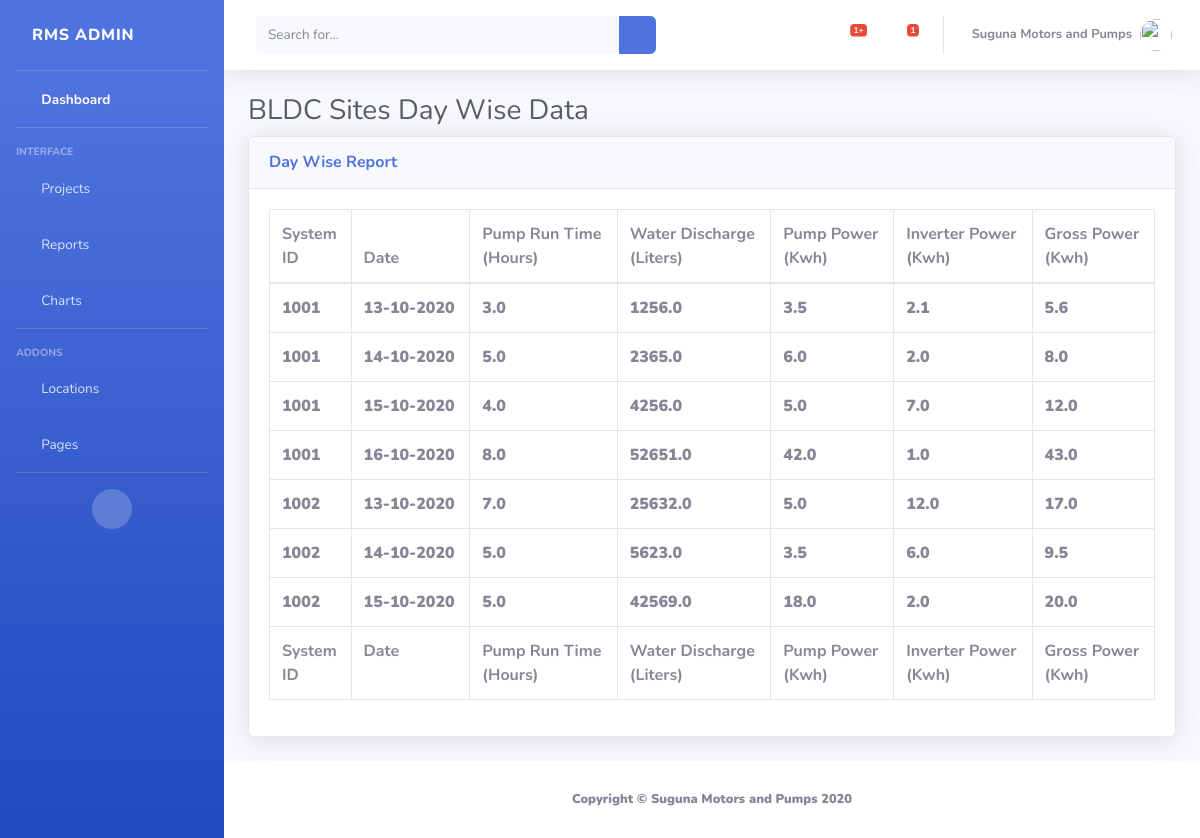
Before: /dayReport/ with the older database file.
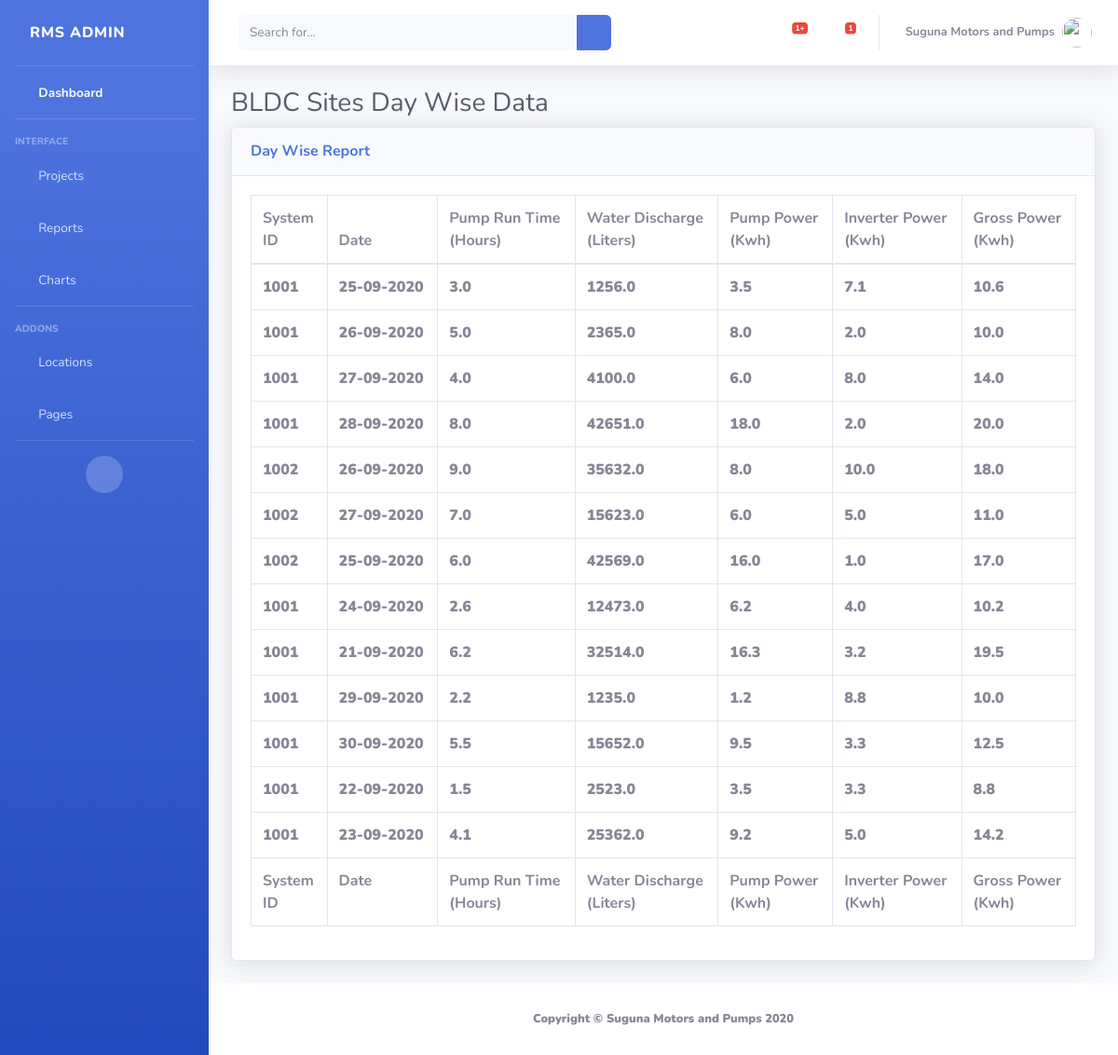
After: the same page with the newer database file.
### rms/models.py (models this page shows, shortened)
class dd(models.Model):
	Project = models.CharField(max_length=50,null=True,blank=True)
	System_RID_No = models.CharField(max_length=30,null=True,blank=True)
	Date = models.DateField(null=True,blank=True)
	RunTime_Hrs = models.FloatField(null=True,blank=True)
	Water_Discharge_Lts = models.FloatField(null=True,blank=True)
	Pump_Consumption_KWH = models.FloatField(null=True,blank=True)
	Inverter_Input_KWH = models.FloatField(null=True,blank=True)
	Inverter_Output_KWH = models.FloatField(null=True,blank=True)
	Total_KWH_Generation = models.FloatField(null=True,blank=True)
	Gross_KWH = models.FloatField(null=True,blank=True)

### rms/views.py (the view)
# urls.py: path('dayReport/', views.dayR, name='dayRep'),
def dayR(request):
	table_data = dd.objects.all()
	return render(request, 'dayR.html', {'table_data': table_data})

### templates/dayR.html (shortened to what this page needs)
<!DOCTYPE html>
{% load static %}
<html lang="en">
<head>
  <link href="{% static 'vendor/fontawesome-free/css/all.min.css' %}" rel="stylesheet" type="text/css">
  <link href="{% static 'css/sb-admin-2.min.css' %}" rel="stylesheet">
  <link href="{% static 'vendor/datatables/dataTables.bootstrap4.min.css' %}" rel="stylesheet">
</head>
<body id="page-top">
  <div id="wrapper">
    <ul class="navbar-nav bg-gradient-primary sidebar sidebar-dark accordion" id="accordionSidebar">
      <a class="sidebar-brand d-flex align-items-center justify-content-left" href="{% url 'home' %}">
        <div class="sidebar-brand-text mx-3">RMS Admin</div>
      </a>
      <hr class="sidebar-divider my-0">
      <li class="nav-item active">
        <a class="nav-link" href="{% url 'home' %}">
          <i class="fas fa-fw fa-tachometer-alt"></i>
          <span>Dashboard</span></a>
      </li>
      <hr class="sidebar-divider">
      <div class="sidebar-heading">
        Interface
      </div>
      <li class="nav-item">
        <a class="nav-link collapsed" href="#" data-toggle="collapse" data-target="#collapseTwo" aria-expanded="true" aria-controls="collapseTwo">
          <i class="fas fa-fw fa-cog"></i>
          <span>Projects</span>
        </a>
      </li>
      <li class="nav-item">
        <a class="nav-link collapsed" href="#" data-toggle="collapse" data-target="#collapseNew" aria-expanded="true" aria-controls="collapseNew">
          <i class="fas fa-fw fa-table"></i>
          <span>Reports</span>
        </a>
      </li>
      <li class="nav-item">
        <a class="nav-link" href="#">
          <i class="fas fa-fw fa-chart-area"></i>
          <span>Charts</span></a>
      </li>
      <hr class="sidebar-divider">
      <div class="sidebar-heading">
        Addons
      </div>
      <li class="nav-item">
        <a class="nav-link collapsed" href="#" data-toggle="collapse" data-target="#collapseUtilities" aria-expanded="true" aria-controls="collapseUtilities">
          <i class="fas fa-fw fa-wrench"></i>
          <span>Locations</span>
        </a>
      </li>
      <li class="nav-item">
        <a class="nav-link collapsed" href="#" data-toggle="collapse" data-target="#collapsePages" aria-expanded="true" aria-controls="collapsePages">
          <i class="fas fa-fw fa-folder"></i>
          <span>Pages</span>
        </a>
      </li>
      <hr class="sidebar-divider d-none d-md-block">
      <div class="text-center d-none d-md-inline">
        <button class="rounded-circle border-0" id="sidebarToggle"></button>
      </div>
    </ul>
    <div id="content-wrapper" class="d-flex flex-column">
      <div id="content">
        <nav class="navbar navbar-expand navbar-light bg-white topbar mb-4 static-top shadow">
          <form action="{% url 'searchid' %}" class="d-none d-sm-inline-block form-inline mr-auto ml-md-3 my-2 my-md-0 mw-100 navbar-search" method="POST">
            <div class="input-group">
              <input type="search" class="form-control bg-light border-0 small" placeholder="Search for..." aria-label="Search" aria-describedby="basic-addon2" name='idno'>
              <div class="input-group-append">
                <button class="btn btn-primary" type="submit">
                  <i class="fas fa-search fa-sm"></i>
                </button>
              </div>
            </div>
          </form>
          <ul class="navbar-nav ml-auto">
            <li class="nav-item dropdown no-arrow mx-1">
              <a class="nav-link dropdown-toggle" href="#" id="alertsDropdown" role="button" data-toggle="dropdown" aria-haspopup="true" aria-expanded="false">
                <i class="fas fa-bell fa-fw"></i>
                <span class="badge badge-danger badge-counter">1+</span>
              </a>
            </li>
            <li class="nav-item dropdown no-arrow mx-1">
              <a class="nav-link dropdown-toggle" href="#" id="messagesDropdown" role="button" data-toggle="dropdown" aria-haspopup="true" aria-expanded="false">
                <i class="fas fa-envelope fa-fw"></i>
                <span class="badge badge-danger badge-counter">1</span>
              </a>
            </li>
            <li class="nav-item dropdown no-arrow">
              <a class="nav-link dropdown-toggle" href="#" id="userDropdown" role="button" data-toggle="dropdown" aria-haspopup="true" aria-expanded="false">
                <span class="mr-2 d-none d-lg-inline text-gray-600 small"><b>Suguna Motors and Pumps<b></span>
                <img class="img-profile rounded-circle" src="{% static 'img/pump.png' %}" >
              </a>
            </li>
          </ul>
        </nav>
        <div class="container-fluid">
          <h1 class="h3 mb-2 text-gray-800">BLDC Sites Day Wise Data</h1>
          <div class="card shadow mb-4">
            <div class="card-header py-3">
              <h6 class="m-0 font-weight-bold text-primary">Day Wise Report</h6>
            </div>
            <div class="card-body">
              <div class="table-responsive">
                <table class="table table-bordered" id="dataTable" width="100%" cellspacing="0">
                  <thead>
                    <tr>
                      <th>System<br>ID</br></th>
                      <th>Date</th>
                      <th>Pump Run Time<br>(Hours)</br></th>
                      <th>Water Discharge<br>(Liters)</br></th>
                      <th>Pump Power<br>(Kwh)</br></th>
                      <th>Inverter Power<br>(Kwh)</br></th>
                      <th>Gross Power<br>(Kwh)</br></th>
                    </tr>
                  </thead>
                  <tfoot>
                    <tr>
                      <th>System<br>ID</br></th>
                      <th>Date</th>
                      <th>Pump Run Time<br>(Hours)</br></th>
                      <th>Water Discharge<br>(Liters)</br></th>
                      <th>Pump Power<br>(Kwh)</br></th>
                      <th>Inverter Power<br>(Kwh)</br></th>
                      <th>Gross Power<br>(Kwh)</br></th>
                    </tr>
                  </tfoot>
                  <tbody>
              {% for x in table_data %}
                    <tr>
                      <td>{{x.System_RID_No}}</td>
                      <td>{{x.Date | date:"d-m-Y"}}</td>
                      <td>{{x.RunTime_Hrs}}</td>
                      <td>{{x.Water_Discharge_Lts}}</td>
                      <td>{{x.Pump_Consumption_KWH}}</td>
                      <td>{{x.Inverter_Output_KWH}}</td>
                      <td>{{x.Gross_KWH}}</td>
                    </tr>
              {% endfor %}
                  </tbody>
                </table>
              </div>
            </div>
          </div>
        </div>
      </div>
      <footer class="sticky-footer bg-white">
        <div class="container my-auto">
          <div class="copyright text-center my-auto">
            <span>Copyright &copy; Suguna Motors and Pumps 2020</span>
          </div>
        </div>
      </footer>
    </div>
  </div>
</body>
</html>

Changed rows visible on the page:
changed dd (number 1 of 13 on the later page): Date "13-10-2020" → "25-09-2020"; Inverter_Output_KWH "2.1" → "7.1"; Gross_KWH "5.6" → "10.6"
changed dd (number 2 of 13 on the later page): Date "14-10-2020" → "26-09-2020"; Pump_Consumption_KWH "6.0" → "8.0"; Gross_KWH "8.0" → "10.0"
changed dd (number 3 of 13 on the later page): Date "15-10-2020" → "27-09-2020"; Water_Discharge_Lts "4256.0" → "4100.0"; Pump_Consumption_KWH "5.0" → "6.0"; Inverter_Output_KWH "7.0" → "8.0"; Gross_KWH "12.0" → "14.0"
changed dd (number 4 of 13 on the later page): Date "16-10-2020" → "28-09-2020"; Water_Discharge_Lts "52651.0" → "42651.0"; Pump_Consumption_KWH "42.0" → "18.0"; Inverter_Output_KWH "1.0" → "2.0"; Gross_KWH "43.0" → "20.0"
changed dd (number 5 of 13 on the later page): Date "13-10-2020" → "26-09-2020"; RunTime_Hrs "7.0" → "9.0"; Water_Discharge_Lts "25632.0" → "35632.0"; Pump_Consumption_KWH "5.0" → "8.0"; Inverter_Output_KWH "12.0" → "10.0"; Gross_KWH "17.0" → "18.0"
changed dd (number 6 of 13 on the later page): Date "14-10-2020" → "27-09-2020"; RunTime_Hrs "5.0" → "7.0"; Water_Discharge_Lts "5623.0" → "15623.0"; Pump_Consumption_KWH "3.5" → "6.0"; Inverter_Output_KWH "6.0" → "5.0"; Gross_KWH "9.5" → "11.0"
changed dd (number 7 of 13 on the later page): Date "15-10-2020" → "25-09-2020"; RunTime_Hrs "5.0" → "6.0"; Pump_Consumption_KWH "18.0" → "16.0"; Inverter_Output_KWH "2.0" → "1.0"; Gross_KWH "20.0" → "17.0"
added dd: System_RID_No "1001", Date "24-09-2020", RunTime_Hrs "2.6", Water_Discharge_Lts "12473.0", Pump_Consumption_KWH "6.2", Inverter_Output_KWH "4.0", Gross_KWH "10.2"
added dd: System_RID_No "1001", Date "21-09-2020", RunTime_Hrs "6.2", Water_Discharge_Lts "32514.0", Pump_Consumption_KWH "16.3", Inverter_Output_KWH "3.2", Gross_KWH "19.5"
added dd: System_RID_No "1001", Date "29-09-2020", RunTime_Hrs "2.2", Water_Discharge_Lts "1235.0", Pump_Consumption_KWH "1.2", Inverter_Output_KWH "8.8", Gross_KWH "10.0"
added dd: System_RID_No "1001", Date "30-09-2020", RunTime_Hrs "5.5", Water_Discharge_Lts "15652.0", Pump_Consumption_KWH "9.5", Inverter_Output_KWH "3.3", Gross_KWH "12.5"
added dd: System_RID_No "1001", Date "22-09-2020", RunTime_Hrs "1.5", Water_Discharge_Lts "2523.0", Pump_Consumption_KWH "3.5", Inverter_Output_KWH "3.3", Gross_KWH "8.8"
added dd: System_RID_No "1001", Date "23-09-2020", RunTime_Hrs "4.1", Water_Discharge_Lts "25362.0", Pump_Consumption_KWH "9.2", Inverter_Output_KWH "5.0", Gross_KWH "14.2"
